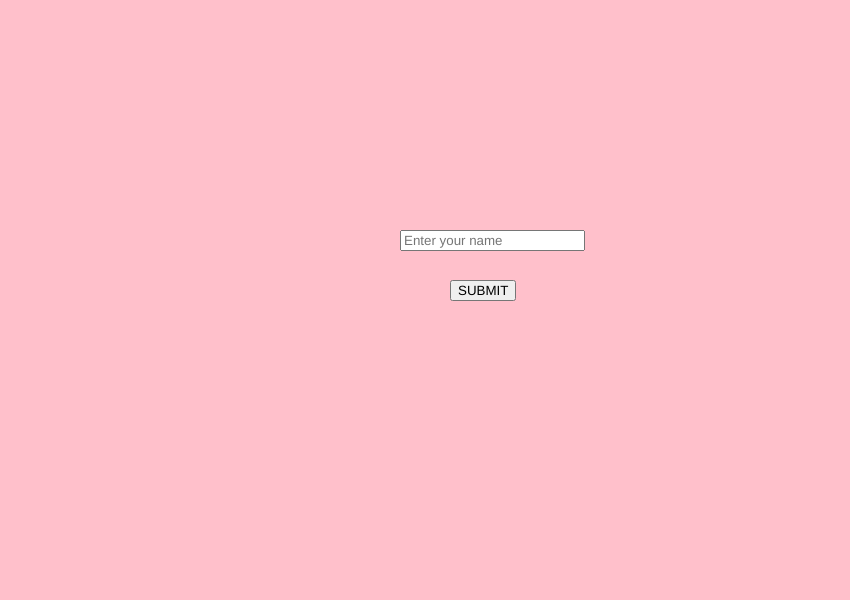
Frame 1 (no input)
Frame 60 (no input): identical to frame 1, image omitted
Frame 120 (the mouse pressed at the canvas centre since frame 60): identical to frame 1, image omitted

The p5.js sketch that drew this single still picture (run headless with seeded random() and noise() and a simulated clock; from frame 60 on, the mouse is pressed at the canvas centre):

// p5.js sketch
// ── sketch.js


function setup(){
  createCanvas(850,600);
  input=createInput().attribute("placeholder", "Enter your name ")
  input.position(400,230)
  bP=createButton("SUBMIT")
  bP.position(450,280)
  bP.mousePressed(logic)
  
  
  
  }
  function draw(){
  background("pink");
  
    
  }
  function logic(){
  input.hide()
  bP.hide()
  H=createElement("h1")
  H.html("Hello! "+input.value() )
  H.position(425,10)
  A=createElement("h1")
  A.html("Let`s see if you can answer these ")
  A.position(300,50)
  B=createElement("h1")
  B.html("Questions ")
  B.position(425,100)
  C=createElement("h2")
  C.html("(Q1) What starts and ends with the letter 'E' but has only one letter")
  C.position(50,200)
  D=createElement("h2")
  D.html("a) Everyone")
  D.position(50,250)
  E=createElement("h2")
  E.html("b) Envelope")
  E.position(50,300)
  G=createElement("h2")
  G.html("c) Estimate")
  G.position(50,350)
  I=createElement("h2")
  I.html("d) Example")
  I.position(50,400)
  bp=createButton("SUBMIT")
  bp.position(100,550)
  bp.mousePressed(logic2)
  output=createInput().attribute("placeholder", "Enter the correct option")
  output.position(400,550)
  }
  function logic2(){
  H.hide()
  A.hide()
  B.hide()
  C.hide()
  D.hide()
  E.hide()
  G.hide()
  I.hide()
  bp.hide()
  output.hide()
  W=createElement("h1")
  W.html("YOUR ANSWERS")
  W.position(100,100)
  Q=createElement("h2")
  Q.html("Q1) "+output.value())
  Q.position(100,150)
  S=createElement("h1")
  S.html("CORRECT ANSWERS")
  S.position(100,300)
  E=createElement("h2")
  E.html("Q1) b")
  E.position(100,400)
  D=createElement("h1")
  D.html("THANK YOU FOR ATTENDING OUR QUIZ")
  D.position(50,500)
  }
  
  
  
